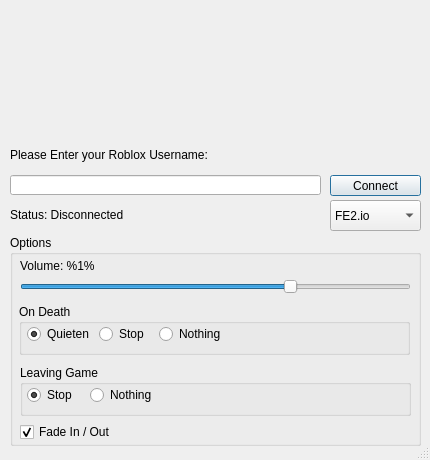
<?xml version="1.0" encoding="UTF-8"?>
<ui version="4.0">
 <class>MainWindow</class>
 <widget class="QDialog" name="MainWindow">
  <property name="geometry">
   <rect>
    <x>0</x>
    <y>0</y>
    <width>430</width>
    <height>460</height>
   </rect>
  </property>
  <property name="sizePolicy">
   <sizepolicy hsizetype="Preferred" vsizetype="Preferred">
    <horstretch>0</horstretch>
    <verstretch>0</verstretch>
   </sizepolicy>
  </property>
  <property name="windowTitle">
   <string>FE2IO Python</string>
  </property>
  <property name="windowIcon">
   <iconset>
    <normaloff>resources/icon.ico</normaloff>resources/icon.ico</iconset>
  </property>
  <property name="autoFillBackground">
   <bool>false</bool>
  </property>
  <property name="sizeGripEnabled">
   <bool>true</bool>
  </property>
  <widget class="QLabel" name="usernameLabel">
   <property name="geometry">
    <rect>
     <x>10</x>
     <y>145</y>
     <width>411</width>
     <height>20</height>
    </rect>
   </property>
   <property name="text">
    <string>Please Enter your Roblox Username:</string>
   </property>
  </widget>
  <widget class="QLineEdit" name="lineEdit">
   <property name="geometry">
    <rect>
     <x>10</x>
     <y>175</y>
     <width>311</width>
     <height>20</height>
    </rect>
   </property>
   <property name="text">
    <string/>
   </property>
  </widget>
  <widget class="QPushButton" name="connect_button">
   <property name="geometry">
    <rect>
     <x>330</x>
     <y>175</y>
     <width>91</width>
     <height>21</height>
    </rect>
   </property>
   <property name="text">
    <string>Connect</string>
   </property>
  </widget>
  <widget class="QLabel" name="status_label">
   <property name="geometry">
    <rect>
     <x>10</x>
     <y>205</y>
     <width>331</width>
     <height>20</height>
    </rect>
   </property>
   <property name="text">
    <string>Status: Disconnected</string>
   </property>
  </widget>
  <widget class="QGroupBox" name="option_gb">
   <property name="geometry">
    <rect>
     <x>10</x>
     <y>235</y>
     <width>411</width>
     <height>211</height>
    </rect>
   </property>
   <property name="title">
    <string>Options</string>
   </property>
   <widget class="QSlider" name="volume_slider">
    <property name="geometry">
     <rect>
      <x>10</x>
      <y>41</y>
      <width>391</width>
      <height>21</height>
     </rect>
    </property>
    <property name="maximum">
     <number>100</number>
    </property>
    <property name="value">
     <number>70</number>
    </property>
    <property name="orientation">
     <enum>Qt::Horizontal</enum>
    </property>
   </widget>
   <widget class="QLabel" name="volume_label">
    <property name="geometry">
     <rect>
      <x>10</x>
      <y>21</y>
      <width>391</width>
      <height>20</height>
     </rect>
    </property>
    <property name="text">
     <string>Volume: %1%</string>
    </property>
   </widget>
   <widget class="QCheckBox" name="fade_box">
    <property name="geometry">
     <rect>
      <x>10</x>
      <y>189</y>
      <width>201</width>
      <height>16</height>
     </rect>
    </property>
    <property name="text">
     <string>Fade In / Out</string>
    </property>
    <property name="checked">
     <bool>true</bool>
    </property>
   </widget>
   <widget class="QGroupBox" name="death_gb">
    <property name="geometry">
     <rect>
      <x>9</x>
      <y>69</y>
      <width>391</width>
      <height>51</height>
     </rect>
    </property>
    <property name="title">
     <string>On Death</string>
    </property>
    <widget class="QRadioButton" name="death_quiten">
     <property name="geometry">
      <rect>
       <x>8</x>
       <y>20</y>
       <width>71</width>
       <height>20</height>
      </rect>
     </property>
     <property name="text">
      <string>Quieten</string>
     </property>
     <property name="checked">
      <bool>true</bool>
     </property>
    </widget>
    <widget class="QRadioButton" name="death_stop">
     <property name="geometry">
      <rect>
       <x>80</x>
       <y>20</y>
       <width>61</width>
       <height>20</height>
      </rect>
     </property>
     <property name="text">
      <string>Stop</string>
     </property>
    </widget>
    <widget class="QRadioButton" name="death_nothing">
     <property name="geometry">
      <rect>
       <x>140</x>
       <y>20</y>
       <width>81</width>
       <height>20</height>
      </rect>
     </property>
     <property name="text">
      <string>Nothing</string>
     </property>
    </widget>
   </widget>
   <widget class="QGroupBox" name="leave_gb">
    <property name="geometry">
     <rect>
      <x>10</x>
      <y>130</y>
      <width>391</width>
      <height>51</height>
     </rect>
    </property>
    <property name="title">
     <string>Leaving Game</string>
    </property>
    <widget class="QRadioButton" name="leave_stop">
     <property name="geometry">
      <rect>
       <x>7</x>
       <y>20</y>
       <width>61</width>
       <height>20</height>
      </rect>
     </property>
     <property name="text">
      <string>Stop</string>
     </property>
     <property name="checked">
      <bool>true</bool>
     </property>
    </widget>
    <widget class="QRadioButton" name="leave_nothing">
     <property name="geometry">
      <rect>
       <x>70</x>
       <y>20</y>
       <width>81</width>
       <height>20</height>
      </rect>
     </property>
     <property name="text">
      <string>Nothing</string>
     </property>
    </widget>
   </widget>
  </widget>
  <widget class="QComboBox" name="server_box">
   <property name="geometry">
    <rect>
     <x>330</x>
     <y>200</y>
     <width>91</width>
     <height>31</height>
    </rect>
   </property>
   <item>
    <property name="text">
     <string>FE2.io</string>
    </property>
   </item>
   <item>
    <property name="text">
     <string>LB's io</string>
    </property>
   </item>
  </widget>
  <widget class="QLabel" name="iconLabel">
   <property name="geometry">
    <rect>
     <x>20</x>
     <y>20</y>
     <width>390</width>
     <height>110</height>
    </rect>
   </property>
   <property name="autoFillBackground">
    <bool>false</bool>
   </property>
   <property name="frameShape">
    <enum>QFrame::NoFrame</enum>
   </property>
   <property name="frameShadow">
    <enum>QFrame::Plain</enum>
   </property>
   <property name="lineWidth">
    <number>1</number>
   </property>
   <property name="text">
    <string/>
   </property>
   <property name="scaledContents">
    <bool>false</bool>
   </property>
   <property name="alignment">
    <set>Qt::AlignCenter</set>
   </property>
  </widget>
 </widget>
 <resources/>
 <connections/>
</ui>
